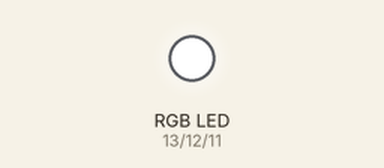
A sketch run on a simulated Arduino Uno, built with avr-gcc and run on an emulated ATmega328P. Parts: an RGB LED mixed from three pins (HIGH = lit). Random numbers use the default seed unless the sketch sets one.

Above: at 0.1 s.
At 9.6 s:
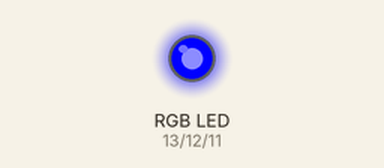
At 19.1 s:
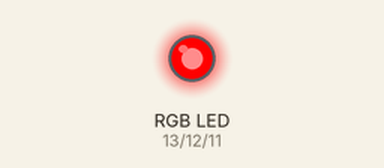
At 22.6 s:
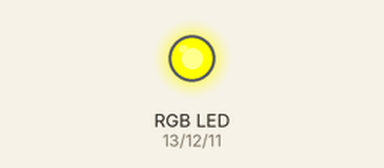
At 27.6 s:
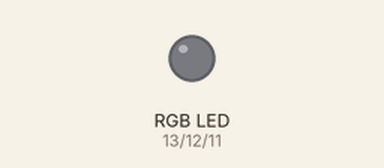
At 37.1 s:
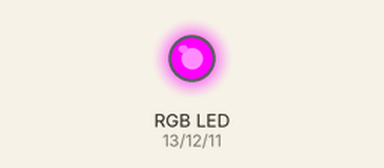
Timing chart, 0 to 40.0 s (numbered marks = the images above):
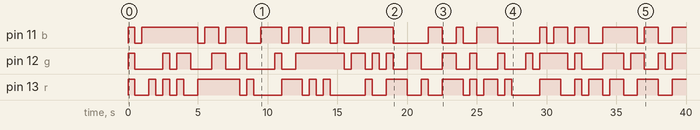

The sketch:

rgb-led.ino
```cpp
int r = 13;
int g = 12;
int b = 11;

void setup() {
  pinMode(r, OUTPUT);
  pinMode(g, OUTPUT);
  pinMode(b, OUTPUT);
}

void loop() {
  digitalWrite(r, random(2));
  digitalWrite(g, random(2));
  digitalWrite(b, random(2));
  delay(500);
}
```

Measured:
- by itself, pin 11 (b): LOW → HIGH at 0.00 s, → LOW 0.50 s later, → HIGH 0.50 s later, → LOW 4.0 s later, … (35 changes in this stretch)
- by itself, pin 12 (g): LOW → HIGH at 0.00 s, → LOW 0.50 s later, → HIGH 2.0 s later, → LOW 0.50 s later, … (41 changes in this stretch)
- by itself, pin 13 (r): LOW → HIGH at 0.00 s, → LOW 0.50 s later, → HIGH 1.0 s later, → LOW 0.50 s later, … (43 changes in this stretch)
